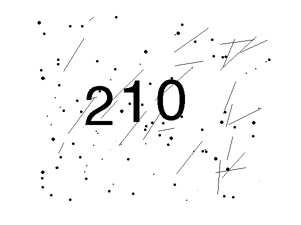
%> input picture lab5/imagedata/train_0010.png, 301 x 225 px
$ octave --eval "result = myclassifier(imread('imagedata/train_0010.png'));"   (GNU Octave 9; MATLAB toolbox functions it lacks are replaced by stand-ins)
%> lines starting %> are read from the running program, lines starting %| are printed output that depends on the picture; in (x1, y1, x2, y2) boxes, pixels count from 0 and x2, y2 are one past the last pixel; in counts of white or black regions, pixels touching at a corner belong together; the program's own positions count from 1
function S = myclassifier(im)

%This classifier is not state of the art... but should give you an idea of
%the format we expect to make it easy to keep track of your scores. Input
%is the image, output is a 1 x 3 vector of the three numbers in the image
%
%This baseline classifier tries to guess... so should score about (3^3)^-1
%on average, approx. a 4% chance of guessing the correct answer.
%
Img = im;
%> Img is the input picture: size 225x301 uint8; min 0, max 255, mean 247.5

thresh = 0.2; %graythresh(Img);
Img = ~im2bw(Img, thresh);
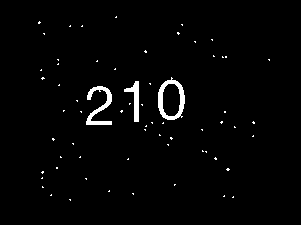
%> Img: size 225x301 logical; 1.9% white; 65 white regions (62 under 20 px), largest, box (x1, y1, x2, y2) and area: (158, 77, 185, 120) 434, (86, 86, 112, 125) 385, (124, 81, 139, 122) 246

% mean filter
Img = imfilter(Img, ones(5,5)./(5^2));
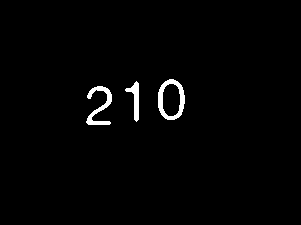
%> Img: size 225x301 logical; 1.5% white; 3 white regions

% Dist_Img = bwdist(~Img);
% Dist_Img = -Dist_Img;

Lb_Img = bwlabel(Img);
%> Lb_Img: size 225x301 double; 4 distinct labels, from 0 to 3
Comps = bwconncomp(Lb_Img);
%> Comps = 3 connected components
props = regionprops(Comps,'BoundingBox');
%> props = 3 regions; box (x1, y1, x2, y2): (86, 86, 112, 125), (125, 81, 139, 122), (158, 79, 185, 120)

nums = {};
propCount = numel(props);
%> propCount = 3
for i=1:propCount
    nums{i} = imcrop(Lb_Img, props(i).BoundingBox);
end
%> this loop made 3 passes
%> after the loop, nums = 3 items

if (propCount == 1)
    coord = size(nums{1});
    w = coord(1);
    h = coord(2);
    % split the bounding box into 3
    nums{2} = imcrop(nums{1}, [w/3,    1, w/3*2, h]);
    nums{3} = imcrop(nums{1}, [w/3 * 2 1, w    , h]);
    % third the size of 1
    nums{1} = imcrop(nums{1}, [1,      1, w/3  , h]);
elseif (propCount == 2)
    % figure out which is wider and split it.
    if (size(nums{1}, 2) >= size(nums{2}, 2))
        % split first image
        coord = size(nums{1});
        w = coord(1);
        h = coord(2);
        % move 2 to 3.
        nums{3} = nums{2};
        % split 1 into 2
        nums{2} = imcrop(nums{1}, [w/2, 1, w,   h]);
        % half the size of 1
        nums{1} = imcrop(nums{1}, [1,   1, w/2, h]);
    else
        % split second image
        coord = size(nums{2});
        w = coord(1);
        h = coord(2);
        nums{3} = imcrop(nums{2}, [w/2, 1, w,   h]);
        % half the size of 2
        nums{2} = imcrop(nums{2}, [1,   1, w/2, h]);
    end
elseif (propCount > 3)
    % oh no
    'more than three!?';
end

ret = [3,3,3];
for i=1:length(nums)
    tmp = ~~nums{i};
    tProps = regionprops(tmp, 'Orientation');
    E = tProps.Orientation;
    % E
    if (E > 88)
        ret(i) = 0;
    elseif (E < 0)
        ret(i) = 1;
    else
        ret(i)=2;
    end
end
%> this loop made 3 passes
%> (tProps, E) on passes 1 to 3: ({Orientation 80.23}, 80.23), ({Orientation -84.78}, -84.78), ({Orientation 89.3}, 89.3)
%> pass 1, in myclassifier, `tmp = ~~nums{i};`:
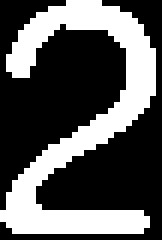
%> tmp: size 40x27 logical (shown 6 times larger); 34.9% white; 1 white region, box (x1, y1, x2, y2) and area: (0, 0, 26, 39) 377
%> pass 3, in myclassifier, `tmp = ~~nums{i};`:
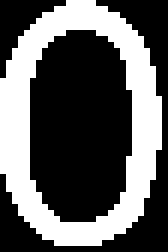
%> tmp: size 42x28 logical (shown 6 times larger); 37% white; 1 white region, box (x1, y1, x2, y2) and area: (0, 0, 27, 41) 435
%> after the loop, ret = [2 1 0]

S = ret(1:3);
%> S = [2 1 0]
end

$ run again, on lab5/imagedata/train_0023.png
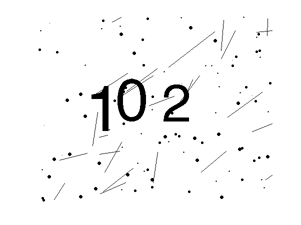
%> input picture lab5/imagedata/train_0023.png, 301 x 225 px
%> in myclassifier, Img is the input picture: size 225x301 uint8; min 0, max 255, mean 247.5
%> in myclassifier, `Img = imfilter(Img, ones(5,5)./(5^2));`:
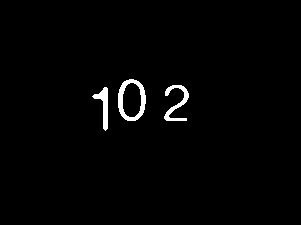
%> Img: size 225x301 logical; 1.5% white; 3 white regions
%> Lb_Img: size 225x301 double; 4 distinct labels, from 0 to 3
%> Comps = 3 connected components
%> props = 3 regions; box (x1, y1, x2, y2): (92, 87, 108, 131), (118, 79, 146, 121), (164, 85, 189, 121)
%> propCount = 3
%> the loop in myclassifier, `for i=1:propCount` made 3 passes
%> after the loop in myclassifier, `for i=1:propCount`: nums = 3 items
%> the loop in myclassifier, `for i=1:length(nums)` made 3 passes
%> (tProps, E) on passes 1 to 3: ({Orientation -83.91}, -83.91), ({Orientation -89.96}, -89.96), ({Orientation 78.7}, 78.7)
%> pass 3, in myclassifier, `tmp = ~~nums{i};`:
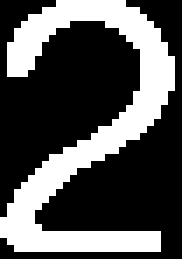
%> tmp: size 37x26 logical (shown 7 times larger); 33.1% white; 1 white region, box (x1, y1, x2, y2) and area: (0, 0, 25, 36) 318
%> after the loop in myclassifier, `for i=1:length(nums)`: ret = [1 1 2]

$ run again, on lab5/imagedata/train_0025.png
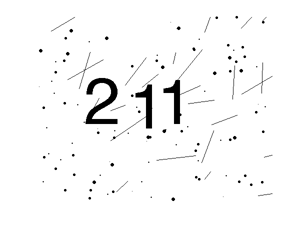
%> input picture lab5/imagedata/train_0025.png, 301 x 225 px
%> in myclassifier, Img is the input picture: size 225x301 uint8; min 0, max 255, mean 247.6
%> in myclassifier, `Img = imfilter(Img, ones(5,5)./(5^2));`:
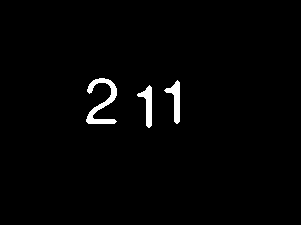
%> Img: size 225x301 logical; 1.7% white; 3 white regions
%> Lb_Img: size 225x301 double; 4 distinct labels, from 0 to 3
%> Comps = 3 connected components
%> props = 3 regions; box (x1, y1, x2, y2): (86, 78, 117, 124), (137, 85, 152, 128), (164, 80, 180, 124)
%> propCount = 3
%> the loop in myclassifier, `for i=1:propCount` made 3 passes
%> after the loop in myclassifier, `for i=1:propCount`: nums = 3 items
%> the loop in myclassifier, `for i=1:length(nums)` made 3 passes
%> (tProps, E) on passes 1 to 3: ({Orientation 81.26}, 81.26), ({Orientation -85.36}, -85.36), ({Orientation -84.97}, -84.97)
%> pass 1, in myclassifier, `tmp = ~~nums{i};`:
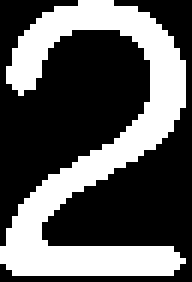
%> tmp: size 47x32 logical (shown 6 times larger); 36% white; 1 white region, box (x1, y1, x2, y2) and area: (0, 0, 31, 46) 542
%> after the loop in myclassifier, `for i=1:length(nums)`: ret = [2 1 1]

$ run again, on lab5/imagedata/train_0028.png
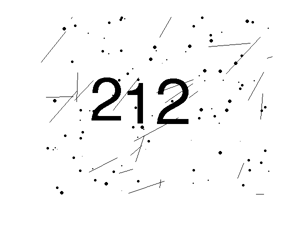
%> input picture lab5/imagedata/train_0028.png, 301 x 225 px
%> in myclassifier, Img is the input picture: size 225x301 uint8; min 0, max 255, mean 247.1
%> in myclassifier, `Img = imfilter(Img, ones(5,5)./(5^2));`:
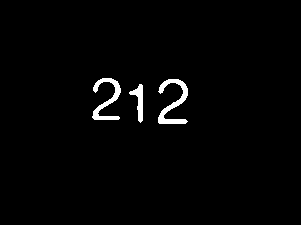
%> Img: size 225x301 logical; 1.8% white; 3 white regions
%> Lb_Img: size 225x301 double; 4 distinct labels, from 0 to 3
%> Comps = 3 connected components
%> props = 3 regions; box (x1, y1, x2, y2): (92, 78, 121, 120), (129, 84, 143, 123), (158, 79, 188, 124)
%> propCount = 3
%> the loop in myclassifier, `for i=1:propCount` made 3 passes
%> after the loop in myclassifier, `for i=1:propCount`: nums = 3 items
%> the loop in myclassifier, `for i=1:length(nums)` made 3 passes
%> (tProps, E) on passes 1 to 3: ({Orientation 79.51}, 79.51), ({Orientation -84.63}, -84.63), ({Orientation 80.97}, 80.97)
%> pass 3, in myclassifier, `tmp = ~~nums{i};`:
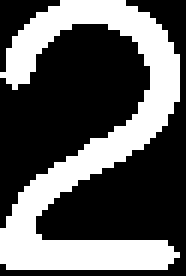
%> tmp: size 46x31 logical (shown 6 times larger); 36.3% white; 1 white region, box (x1, y1, x2, y2) and area: (0, 0, 30, 45) 518
%> after the loop in myclassifier, `for i=1:length(nums)`: ret = [2 1 2]
